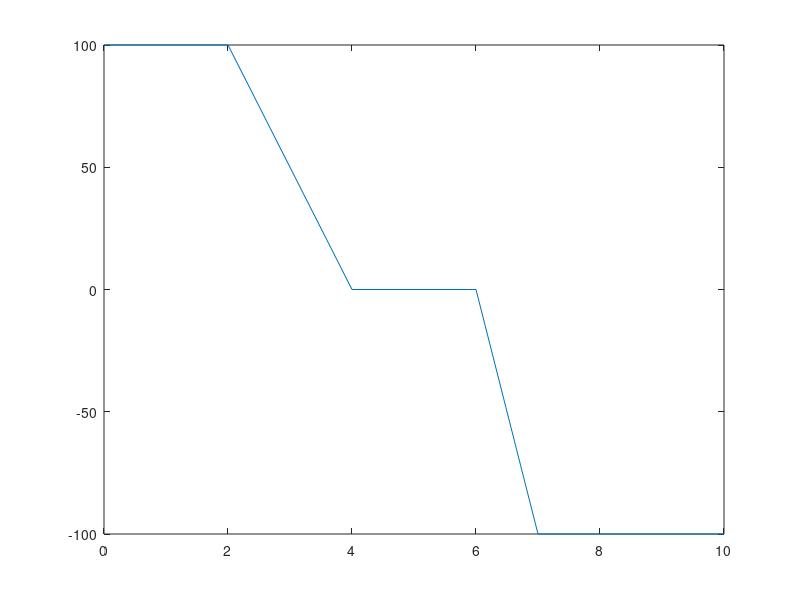

Write the MATLAB code that produced this figure. (Note: this script raises an error after producing the figure.)
%% Model parameters
% base geometry
lb = 500;
wb = 25;
tb = 15;
% cursor geometry
t = tb;
w = wb;
l = w;
% Lead screw head
nls = 6;
rls = 20;
lls = 50;

%% Motor
w_m = [-1500, -1000, -500, 0, 500, 1000, 1500, 2000, 2500, 3000];
t_m = [.04, .035, .03, .025, .02, .015, .01, .005, 0, -.005] * 200;
w_m = [0, 1000, 2000, 3000];
t_m = [1, 1, 0.95, 0] * 200;
plot(w_m, t_m)

%% Actuation
s_x = [100 100 0 0 -100 -100].';
s_t = [0 2 4 6 7 10].';
plot(s_t, s_x)

%% MQTT
M = mqtt('tcp://localhost');
sub = subscribe(M, '/sp');
